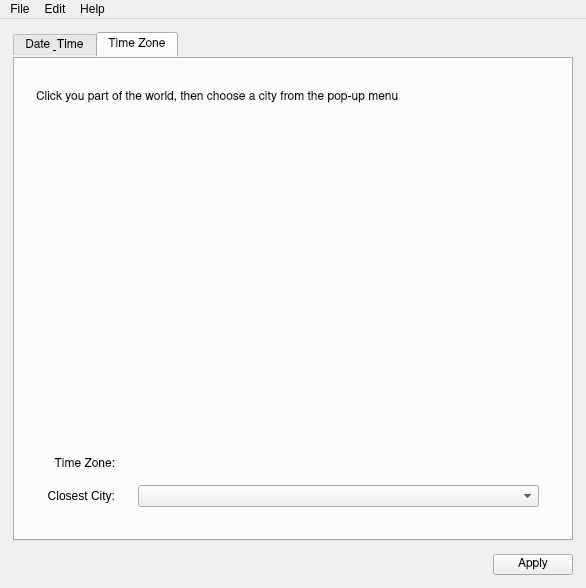
<?xml version="1.0" encoding="UTF-8"?>
<ui version="4.0">
 <class>MainWindow</class>
 <widget class="QMainWindow" name="MainWindow">
  <property name="geometry">
   <rect>
    <x>0</x>
    <y>0</y>
    <width>586</width>
    <height>588</height>
   </rect>
  </property>
  <property name="windowTitle">
   <string>Date and Time</string>
  </property>
  <property name="windowIcon">
   <iconset>
    <normaloff>Date and Time.png</normaloff>Date and Time.png</iconset>
  </property>
  <widget class="QWidget" name="centralwidget">
   <layout class="QVBoxLayout" name="verticalLayout">
    <property name="spacing">
     <number>0</number>
    </property>
    <property name="leftMargin">
     <number>13</number>
    </property>
    <property name="topMargin">
     <number>13</number>
    </property>
    <property name="rightMargin">
     <number>13</number>
    </property>
    <property name="bottomMargin">
     <number>13</number>
    </property>
    <item>
     <widget class="QTabWidget" name="tabWidget">
      <property name="font">
       <font>
        <family>Nimbus Sans</family>
       </font>
      </property>
      <property name="styleSheet">
       <string notr="true">QTabWidget::tab-bar {
        alignment: center;
        }
        QTabWidget::pane { /* The tab widget frame */
        position: absolute;
        top: -0.9em;
        }
       </string>
      </property>
      <property name="currentIndex">
       <number>1</number>
      </property>
      <property name="iconSize">
       <size>
        <width>32</width>
        <height>32</height>
       </size>
      </property>
      <property name="elideMode">
       <enum>Qt::ElideNone</enum>
      </property>
      <property name="tabBarAutoHide">
       <bool>false</bool>
      </property>
      <widget class="QWidget" name="DateAndTimeTab">
       <attribute name="title">
        <string>Date &amp; Time</string>
       </attribute>
       <layout class="QVBoxLayout" name="verticalLayout_3">
        <property name="leftMargin">
         <number>23</number>
        </property>
        <property name="topMargin">
         <number>34</number>
        </property>
        <property name="rightMargin">
         <number>23</number>
        </property>
        <property name="bottomMargin">
         <number>23</number>
        </property>
        <item>
         <layout class="QGridLayout" name="gridLayout_4">
          <property name="leftMargin">
           <number>0</number>
          </property>
          <property name="topMargin">
           <number>0</number>
          </property>
          <property name="rightMargin">
           <number>0</number>
          </property>
          <property name="bottomMargin">
           <number>0</number>
          </property>
          <property name="horizontalSpacing">
           <number>23</number>
          </property>
          <property name="verticalSpacing">
           <number>13</number>
          </property>
          <item row="1" column="1">
           <widget class="QLabel" name="dt_time_label">
            <property name="font">
             <font>
              <family>Nimbus Sans</family>
             </font>
            </property>
            <property name="text">
             <string>Time</string>
            </property>
           </widget>
          </item>
          <item row="2" column="1">
           <widget class="QTimeEdit" name="dt_set_date_time_manual">
            <property name="font">
             <font>
              <family>Nimbus Sans</family>
             </font>
            </property>
            <property name="wrapping">
             <bool>false</bool>
            </property>
            <property name="accelerated">
             <bool>false</bool>
            </property>
            <property name="showGroupSeparator" stdset="0">
             <bool>false</bool>
            </property>
            <property name="displayFormat">
             <string>H:mm:ss AP</string>
            </property>
            <property name="calendarPopup">
             <bool>false</bool>
            </property>
           </widget>
          </item>
          <item row="9" column="1">
           <spacer name="verticalSpacer_14">
            <property name="orientation">
             <enum>Qt::Vertical</enum>
            </property>
            <property name="sizeHint" stdset="0">
             <size>
              <width>20</width>
              <height>40</height>
             </size>
            </property>
           </spacer>
          </item>
          <item row="5" column="0" colspan="2">
           <spacer name="verticalSpacer_13">
            <property name="orientation">
             <enum>Qt::Vertical</enum>
            </property>
            <property name="sizeType">
             <enum>QSizePolicy::Fixed</enum>
            </property>
            <property name="sizeHint" stdset="0">
             <size>
              <width>20</width>
              <height>20</height>
             </size>
            </property>
           </spacer>
          </item>
          <item row="8" column="1">
           <widget class="QPushButton" name="dt_set_custom_format">
            <property name="font">
             <font>
              <family>Nimbus Sans</family>
             </font>
            </property>
            <property name="text">
             <string>Custom Format</string>
            </property>
           </widget>
          </item>
          <item row="0" column="1">
           <widget class="QComboBox" name="ntp_servers_comboBox">
            <property name="enabled">
             <bool>false</bool>
            </property>
            <property name="sizePolicy">
             <sizepolicy hsizetype="MinimumExpanding" vsizetype="Fixed">
              <horstretch>0</horstretch>
              <verstretch>0</verstretch>
             </sizepolicy>
            </property>
            <property name="font">
             <font>
              <family>Nimbus Sans</family>
             </font>
            </property>
            <property name="currentIndex">
             <number>3</number>
            </property>
            <item>
             <property name="text">
              <string>africa.pool.ntp.org</string>
             </property>
            </item>
            <item>
             <property name="text">
              <string>antarctica.pool.ntp.org</string>
             </property>
            </item>
            <item>
             <property name="text">
              <string>asia.pool.ntp.org</string>
             </property>
            </item>
            <item>
             <property name="text">
              <string>europe.pool.ntp.org</string>
             </property>
            </item>
            <item>
             <property name="text">
              <string>north-america.pool.ntp.or</string>
             </property>
            </item>
            <item>
             <property name="text">
              <string>oceania.pool.ntp.or</string>
             </property>
            </item>
            <item>
             <property name="text">
              <string>south-america.pool.ntp.org</string>
             </property>
            </item>
           </widget>
          </item>
          <item row="3" column="1">
           <widget class="QCheckBox" name="dt_use_24h_clock">
            <property name="font">
             <font>
              <family>Nimbus Sans</family>
             </font>
            </property>
            <property name="text">
             <string>Use 24-hour clock</string>
            </property>
            <property name="checked">
             <bool>true</bool>
            </property>
           </widget>
          </item>
          <item row="0" column="0">
           <widget class="QCheckBox" name="date_and_time_auto_checkbox">
            <property name="sizePolicy">
             <sizepolicy hsizetype="MinimumExpanding" vsizetype="Fixed">
              <horstretch>0</horstretch>
              <verstretch>0</verstretch>
             </sizepolicy>
            </property>
            <property name="font">
             <font>
              <family>Nimbus Sans</family>
             </font>
            </property>
            <property name="text">
             <string>Set date and time automatically</string>
            </property>
           </widget>
          </item>
          <item row="7" column="1">
           <widget class="QDateEdit" name="dt_set_date_manual">
            <property name="font">
             <font>
              <family>Nimbus Sans</family>
             </font>
            </property>
           </widget>
          </item>
          <item row="6" column="0" rowspan="4" alignment="Qt::AlignHCenter">
           <widget class="QCalendarWidget" name="calendarWidget">
            <property name="sizePolicy">
             <sizepolicy hsizetype="Fixed" vsizetype="Fixed">
              <horstretch>0</horstretch>
              <verstretch>0</verstretch>
             </sizepolicy>
            </property>
            <property name="font">
             <font>
              <family>Nimbus Sans</family>
             </font>
            </property>
            <property name="gridVisible">
             <bool>false</bool>
            </property>
            <property name="horizontalHeaderFormat">
             <enum>QCalendarWidget::SingleLetterDayNames</enum>
            </property>
            <property name="verticalHeaderFormat">
             <enum>QCalendarWidget::NoVerticalHeader</enum>
            </property>
            <property name="navigationBarVisible">
             <bool>true</bool>
            </property>
            <property name="dateEditEnabled">
             <bool>true</bool>
            </property>
           </widget>
          </item>
          <item row="1" column="0" rowspan="4">
           <widget class="AnalogClock" name="analog_clock_widget" native="true">
            <property name="baseSize">
             <size>
              <width>200</width>
              <height>200</height>
             </size>
            </property>
           </widget>
          </item>
          <item row="6" column="1">
           <widget class="QLabel" name="dt_date_label">
            <property name="font">
             <font>
              <family>Nimbus Sans</family>
             </font>
            </property>
            <property name="text">
             <string>Date</string>
            </property>
           </widget>
          </item>
          <item row="4" column="1">
           <spacer name="verticalSpacer_15">
            <property name="orientation">
             <enum>Qt::Vertical</enum>
            </property>
            <property name="sizeHint" stdset="0">
             <size>
              <width>20</width>
              <height>13</height>
             </size>
            </property>
           </spacer>
          </item>
         </layout>
        </item>
       </layout>
      </widget>
      <widget class="QWidget" name="TimeZoneTab">
       <attribute name="title">
        <string>Time Zone</string>
       </attribute>
       <layout class="QVBoxLayout" name="verticalLayout_4">
        <property name="leftMargin">
         <number>23</number>
        </property>
        <property name="topMargin">
         <number>34</number>
        </property>
        <property name="rightMargin">
         <number>23</number>
        </property>
        <property name="bottomMargin">
         <number>23</number>
        </property>
        <item>
         <widget class="QLabel" name="label_5">
          <property name="sizePolicy">
           <sizepolicy hsizetype="Preferred" vsizetype="Fixed">
            <horstretch>0</horstretch>
            <verstretch>0</verstretch>
           </sizepolicy>
          </property>
          <property name="font">
           <font>
            <family>Nimbus Sans</family>
           </font>
          </property>
          <property name="text">
           <string>Click you part of the world, then choose a city from the pop-up menu</string>
          </property>
         </widget>
        </item>
        <item>
         <widget class="QWidget" name="widget" native="true">
          <property name="sizePolicy">
           <sizepolicy hsizetype="MinimumExpanding" vsizetype="MinimumExpanding">
            <horstretch>0</horstretch>
            <verstretch>0</verstretch>
           </sizepolicy>
          </property>
          <property name="minimumSize">
           <size>
            <width>400</width>
            <height>200</height>
           </size>
          </property>
         </widget>
        </item>
        <item>
         <layout class="QGridLayout" name="gridLayout">
          <property name="leftMargin">
           <number>11</number>
          </property>
          <property name="topMargin">
           <number>11</number>
          </property>
          <property name="rightMargin">
           <number>11</number>
          </property>
          <property name="bottomMargin">
           <number>11</number>
          </property>
          <property name="horizontalSpacing">
           <number>23</number>
          </property>
          <property name="verticalSpacing">
           <number>13</number>
          </property>
          <item row="0" column="0">
           <widget class="QLabel" name="label_6">
            <property name="sizePolicy">
             <sizepolicy hsizetype="Preferred" vsizetype="Fixed">
              <horstretch>0</horstretch>
              <verstretch>0</verstretch>
             </sizepolicy>
            </property>
            <property name="font">
             <font>
              <family>Nimbus Sans</family>
             </font>
            </property>
            <property name="text">
             <string>Time Zone:</string>
            </property>
            <property name="alignment">
             <set>Qt::AlignRight|Qt::AlignTrailing|Qt::AlignVCenter</set>
            </property>
           </widget>
          </item>
          <item row="0" column="1">
           <widget class="QLabel" name="tz_time_zone_label">
            <property name="sizePolicy">
             <sizepolicy hsizetype="MinimumExpanding" vsizetype="Preferred">
              <horstretch>0</horstretch>
              <verstretch>0</verstretch>
             </sizepolicy>
            </property>
            <property name="text">
             <string> </string>
            </property>
           </widget>
          </item>
          <item row="1" column="0">
           <widget class="QLabel" name="label">
            <property name="text">
             <string>Closest City:</string>
            </property>
            <property name="alignment">
             <set>Qt::AlignRight|Qt::AlignTrailing|Qt::AlignVCenter</set>
            </property>
           </widget>
          </item>
          <item row="1" column="1">
           <widget class="QComboBox" name="TimeZoneComboBox">
            <property name="sizePolicy">
             <sizepolicy hsizetype="MinimumExpanding" vsizetype="Fixed">
              <horstretch>0</horstretch>
              <verstretch>0</verstretch>
             </sizepolicy>
            </property>
           </widget>
          </item>
         </layout>
        </item>
       </layout>
      </widget>
     </widget>
    </item>
    <item>
     <layout class="QHBoxLayout" name="horizontalLayout">
      <property name="spacing">
       <number>13</number>
      </property>
      <property name="leftMargin">
       <number>0</number>
      </property>
      <property name="topMargin">
       <number>13</number>
      </property>
      <property name="rightMargin">
       <number>0</number>
      </property>
      <property name="bottomMargin">
       <number>0</number>
      </property>
      <item>
       <spacer name="horizontalSpacer">
        <property name="orientation">
         <enum>Qt::Horizontal</enum>
        </property>
        <property name="sizeHint" stdset="0">
         <size>
          <width>40</width>
          <height>20</height>
         </size>
        </property>
       </spacer>
      </item>
      <item>
       <widget class="QPushButton" name="pushButton">
        <property name="font">
         <font>
          <family>Nimbus Sans</family>
         </font>
        </property>
        <property name="text">
         <string>Apply</string>
        </property>
       </widget>
      </item>
     </layout>
    </item>
   </layout>
  </widget>
  <widget class="QMenuBar" name="menubar">
   <property name="geometry">
    <rect>
     <x>0</x>
     <y>0</y>
     <width>586</width>
     <height>24</height>
    </rect>
   </property>
   <widget class="QMenu" name="menuFile">
    <property name="title">
     <string>File</string>
    </property>
    <addaction name="actionQuit"/>
   </widget>
   <widget class="QMenu" name="menuEdit">
    <property name="title">
     <string>Edit</string>
    </property>
   </widget>
   <widget class="QMenu" name="menuHelp">
    <property name="title">
     <string>Help</string>
    </property>
    <addaction name="actionHelpAbout"/>
   </widget>
   <addaction name="menuFile"/>
   <addaction name="menuEdit"/>
   <addaction name="menuHelp"/>
  </widget>
  <action name="actionQuit">
   <property name="text">
    <string>Quit</string>
   </property>
   <property name="shortcut">
    <string>Ctrl+Q</string>
   </property>
  </action>
  <action name="actionHelpAbout">
   <property name="text">
    <string>About</string>
   </property>
  </action>
 </widget>
 <customwidgets>
  <customwidget>
   <class>AnalogClock</class>
   <extends>QWidget</extends>
   <header>widget_analogclock</header>
   <container>1</container>
  </customwidget>
 </customwidgets>
 <resources/>
 <connections>
  <connection>
   <sender>actionQuit</sender>
   <signal>triggered()</signal>
   <receiver>MainWindow</receiver>
   <slot>close()</slot>
   <hints>
    <hint type="sourcelabel">
     <x>-1</x>
     <y>-1</y>
    </hint>
    <hint type="destinationlabel">
     <x>336</x>
     <y>261</y>
    </hint>
   </hints>
  </connection>
 </connections>
</ui>
